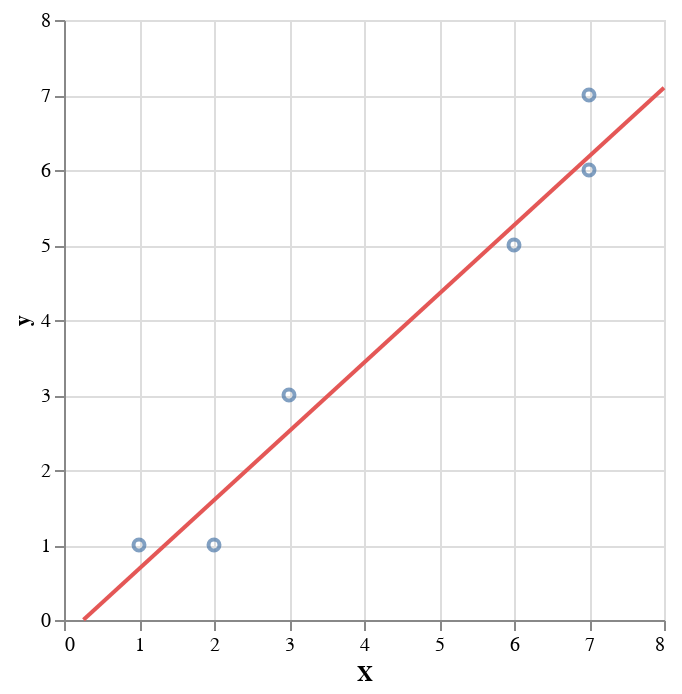

Notebook source saved alongside this figure:
### Markdown cell above
**Question 2.2** 
<br> {points: 1}

Use the graph below to roughly calculate the average squared vertical distance between the points and the red line ("Line C" above). **Read values of the graph to a precision of 0.25** (e.g. 1, 1.25, 1.5, 1.75, 2). We reprint the plot for you with only a single line to make it easier to estimate the locations on the graph.

*Save your answer to a variable named `answer2_2`.*

### Code cell
base + alt.Chart(lines[lines['Name'] == 'Line C']).mark_line(color='#e45756').encode(
    x='X',
    y='y',
)

### Figure 1 — Vega-Lite specification as saved in the notebook (floating-point values rounded to 4 significant figures)
{"config": {"view": {"continuousWidth": 300, "continuousHeight": 300}}, "layer": [{"data": {"name": "data-fc712e376d10b53a6f46adb2694617be"}, "mark": {"type": "point"}, "encoding": {"x": {"field": "X", "type": "quantitative"}, "y": {"field": "y", "type": "quantitative"}}}, {"data": {"name": "data-a099b96ef4593ecd795b4c6a11b35402"}, "mark": {"type": "line", "color": "#e45756"}, "encoding": {"x": {"field": "X", "type": "quantitative"}, "y": {"field": "y", "type": "quantitative"}}}], "$schema": "https://vega.github.io/schema/vega-lite/v5.8.0.json", "datasets": {"data-fc712e376d10b53a6f46adb2694617be": [{"X": 1, "y": 1}, {"X": 2, "y": 1}, {"X": 3, "y": 3}, {"X": 6, "y": 5}, {"X": 7, "y": 7}, {"X": 7, "y": 6}], "data-a099b96ef4593ecd795b4c6a11b35402": [{"X": 0.26, "y": 0.003564, "Name": "Line C"}, {"X": 8.0, "y": 7.096, "Name": "Line C"}]}}
